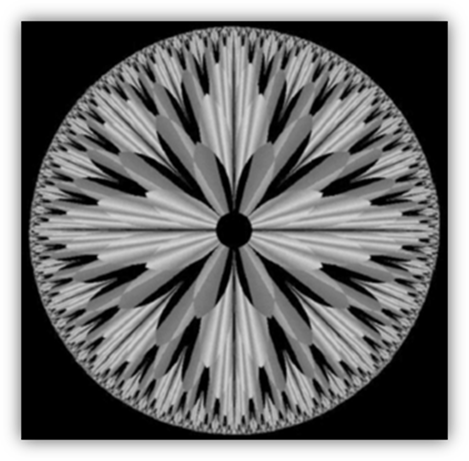
#> input picture IPLab/IP Lab assignment (6 aug 2019) (2)/fractal.png, 469 x 461 px
$ python BitPlaneSlicing.py
#> lines starting #> are read from the running program, lines starting #| are printed output that depends on the picture
import matplotlib
import matplotlib.pyplot as plt
import numpy as np
from PIL import Image

img = Image.open('fractal.png').convert('L')
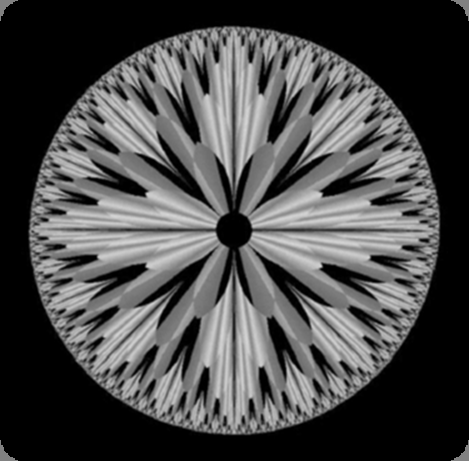
#> img: PIL image 469x461 L; min 0, max 213, mean 72.5
arr = np.array(img, dtype = np.uint8)
r,c = arr.shape
#> r = 461; c = 469
bitPlanes = np.ndarray((8,r,c), dtype = np.uint8)

for i in range(r):
    for j in range(c):
        binStr = np.binary_repr(arr[i,j],width=8)
        for k in range(8):
            bitPlanes[k,i,j] = int(binStr[k])


for i in range(8):
    plt.figure('bit plane-' + str(7-i))
    plt.imshow(bitPlanes[i],cmap='gray')

plt.show()
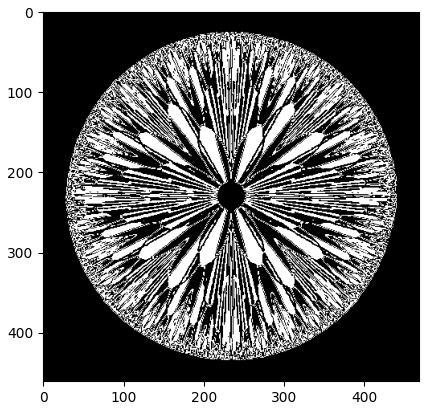
#> figure drawn by matplotlib, 1 panel
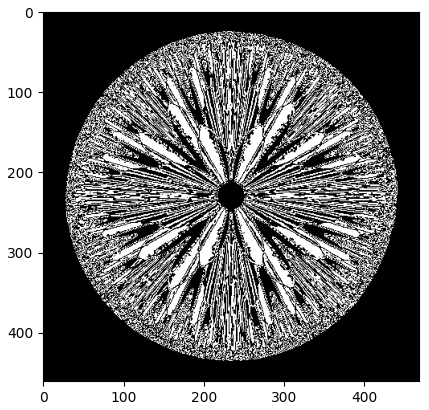
#> figure drawn by matplotlib, 1 panel
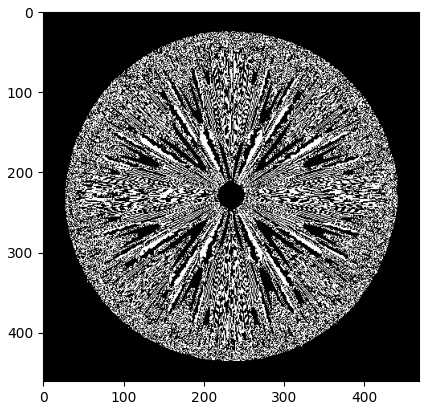
#> figure drawn by matplotlib, 1 panel
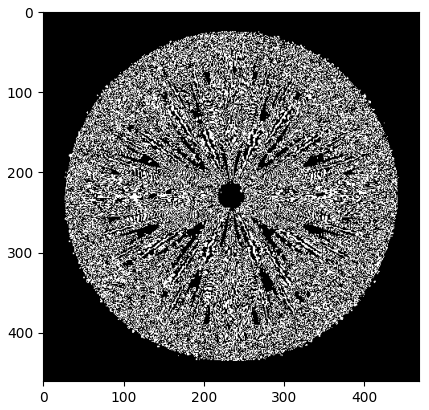
#> figure drawn by matplotlib, 1 panel
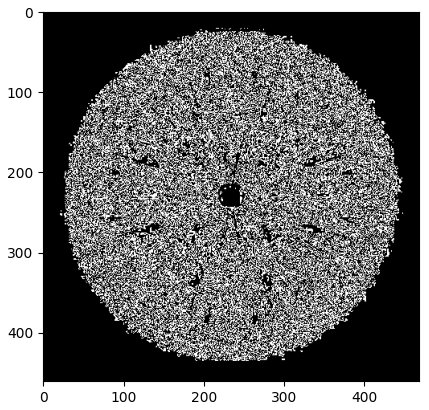
#> figure drawn by matplotlib, 1 panel
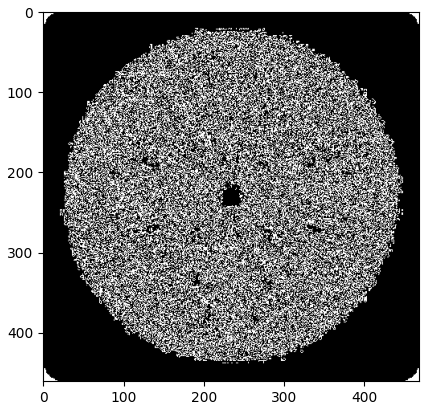
#> figure drawn by matplotlib, 1 panel

$ run again, with IPLab/IP Lab assignment (6 aug 2019) (2)/TestImg0.png copied over IPLab/IP Lab assignment (6 aug 2019) (2)/fractal.png
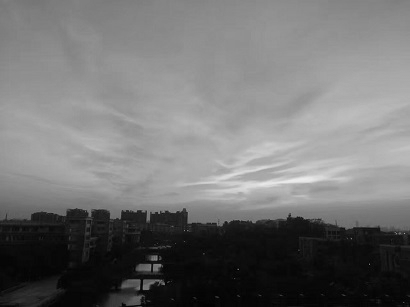
#> input picture IPLab/IP Lab assignment (6 aug 2019) (2)/TestImg0.png, 410 x 307 px
#> `plt.show()`:
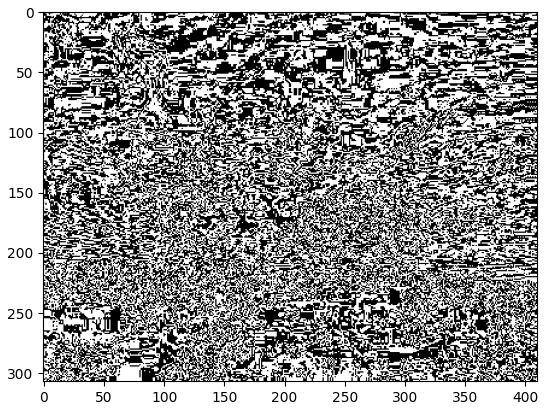
#> figure drawn by matplotlib, 1 panel
#> `plt.show()`:
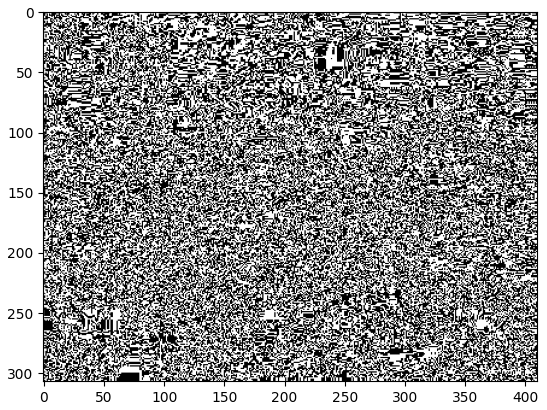
#> figure drawn by matplotlib, 1 panel
